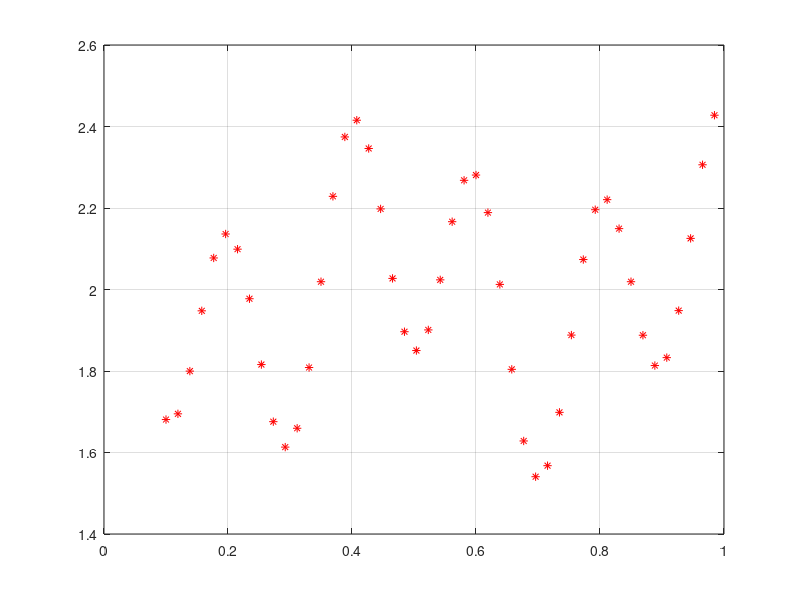
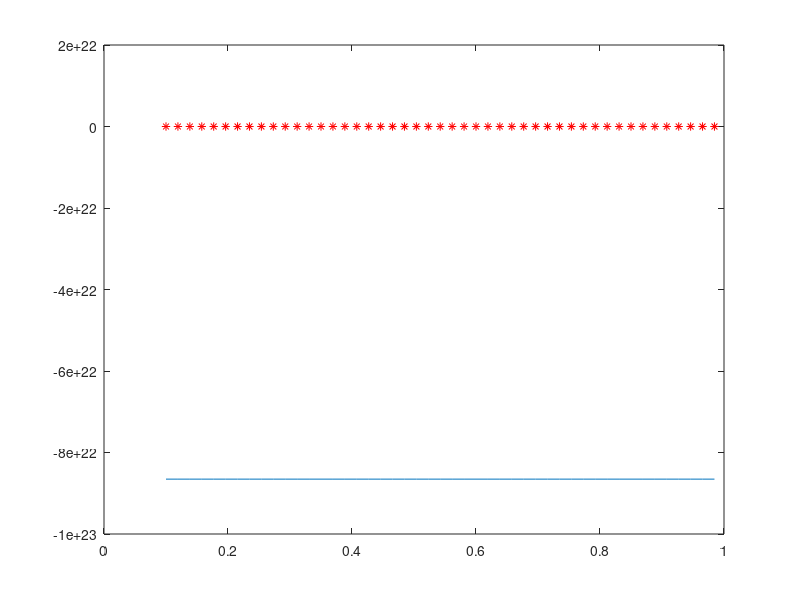

Recreate these plots in MATLAB, in order.
% Data preperation
x = [0.1:1/52:1];
d =  (2 + 0.3*cos(2*pi*x/0.2)) + 0.5*sin(4*pi*x + 2)./3;
figure(1), plot(x, d, 'r*'), grid on;
% First layer
w11_1 = randn(1);
w21_1 = randn(1);
w31_1 = randn(1);
w41_1 = randn(1);
b1_1 = randn(1);
b2_1 = randn(1);
b3_1 = randn(1);
b4_1 = randn(1);
% Second layer
w11_2 = randn(1);
w12_2 = randn(1);
w13_2 = randn(1);
w14_2 = randn(1);
b1_2 = randn(1);
cycle = 0;
n = 0.2;
%% Network's response
for indx = 1:length(x)
    v1_1 = x(indx)* w11_1 + b1_1;
    v2_1 = x(indx)* w21_1 + b2_1;
    v3_1 = x(indx)* w31_1 + b3_1;
    v4_1 = x(indx)* w41_1 + b4_1;
    % Activation functions
    y1_1 = tanh(v1_1);
    y2_1 = tanh(v2_1);
    y3_1 = tanh(v3_1);
    y4_1 = tanh(v4_1);
    % Second layer
    v1_2 = y1_1*w11_2+y2_1*w12_2+y3_1*w13_2+y4_1*w14_2+b1_2;
%     v2_2 = y2_1.*w12_2+b1_2;
%     v2_3 = y3_1.*w13_2+b1_2;
%     v2_4 = y4_1.*w14_2+b1_2;
    % Output Activation function
    y1_2 = 3*v1_2+2; 
    % Error calculation
    y = y1_2;
    e = d(indx) - y;
    % Error output layer gradient calculation
    delta1_2 = 3*e;
    % Error hidden layer gradient calculation
    delta1_1 = (1-(tanh(y1_1))^2)*delta1_2.*w11_2;
    delta2_1 = (1-(tanh(y2_1))^2)*w12_2;
    delta3_1 = (1-(tanh(y3_1))^2)*w13_2;
    delta4_1 = (1-(tanh(y4_1))^2)*w14_2;
   % Update output layer weights
    w11_2 = w11_2 + n.*delta1_2.*y1_1;
    w12_2 = w12_2 + n.*delta1_2.*y2_1;
    w13_2 = w13_2 + n.*delta1_2.*y3_1;
    w14_2 = w14_2 + n.*delta1_2.*y4_1;
    b1_2 = b1_2 + n.*delta1_2;
   % Update hidden layer weights
   w11_1 = w11_1 + n*delta1_1*x(indx);
   w21_1 = w21_1 + n*delta2_1*x(indx);
   w31_1 = w31_1 + n*delta3_1*x(indx);
   w41_1 = w41_1 + n*delta4_1*x(indx);
   b1_1 = b1_1 + n*delta1_1;
   b2_1 = b2_1 + n*delta2_1;
   b3_1 = b3_1 + n*delta3_1;
   b4_1 = b4_1 + n*delta4_1;
    cycle = cycle+1;
   
   
end
cycle2 = 0;
%% Y = zeros(1,length(x));
for indx = 1:length(x)
    v1_1 = x(indx)* w11_1 + b1_1;
    v2_1 = x(indx)* w21_1 + b2_1;
    v3_1 = x(indx)* w31_1 + b3_1;
    v4_1 = x(indx)* w41_1 + b4_1;
    % Activation functions
    y1_1 = tanh(v1_1);
    y2_1 = tanh(v2_1);
    y3_1 = tanh(v3_1);
    y4_1 = tanh(v4_1);
    % Second layer
    v1_2 = y1_1*w11_2+y2_1*w12_2+y3_1.*w13_2+y4_1.*w14_2+b1_2;
    % Output Activation function
    y1_2 = 3*v1_2+9;
    % Error calculation
    yfin = y1_2;
    Y(indx) = yfin;
    cycle2 = cycle2+1;
end
figure
plot(x, d, 'r*',x, Y);
